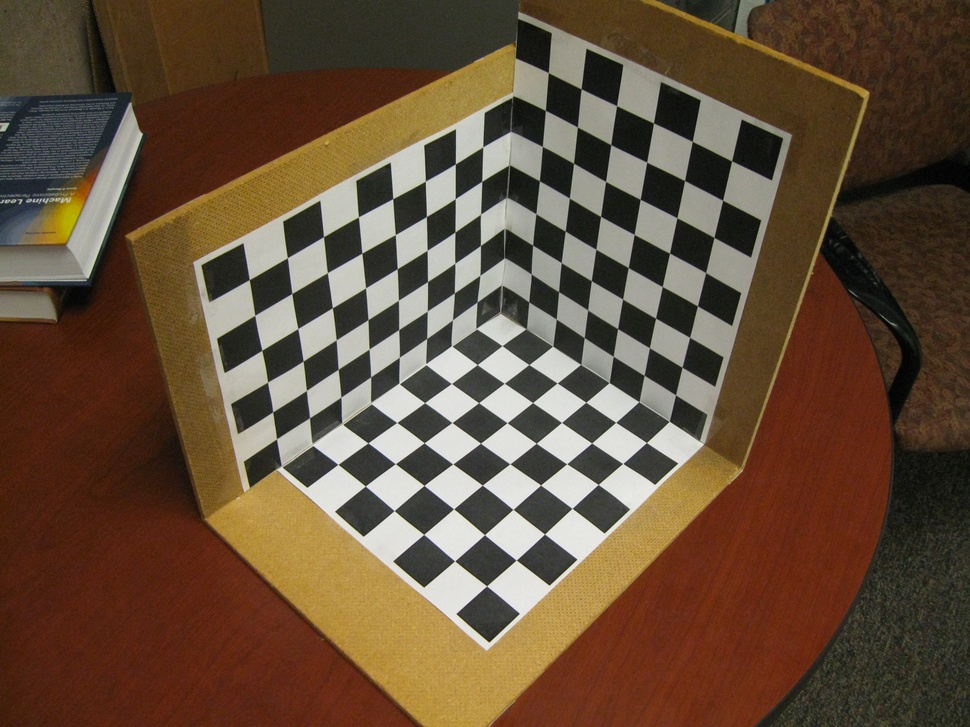
%> input picture research/calibration/left_calib.jpg, 970 x 727 px, shrunk from 1600 x 1200 before the run
$ octave calibrate_script.m   (GNU Octave 9; MATLAB toolbox functions it lacks are replaced by stand-ins)
%> lines starting %> are read from the running program, lines starting %| are printed output that depends on the picture; in (x1, y1, x2, y2) boxes, pixels count from 0 and x2, y2 are one past the last pixel; in counts of white or black regions, pixels touching at a corner belong together; the program's own positions count from 1
### research/calibration/calibrate.m
function [cam,Pcam,Pworld] = calibrate(imfile, left);
%> called with imfile = 'left_calib.jpg'
        % function [cam,Pcam,Pworld] = calibrate(imfile);
        %
        %  This function takes an image file name, loads in the image
        %  and uses it for camera calibration.  The user clicks
        %  on corner points of a grid (assumed to be a particular calibration
        %  object).  These  points along with their true coordinates are used to
        %  optimize the camera parameters with respect to the reprojection
        %  error.
        %
        %  Output:
        %     cam : a data structure describing the recovered camera
        %     Pcam : the 2D coordinates of points in the image
        %     Pworld : the 3D "ground truth" coordinates of the points in the image
        %
        I = im2double(rgb2gray(imread(imfile)));
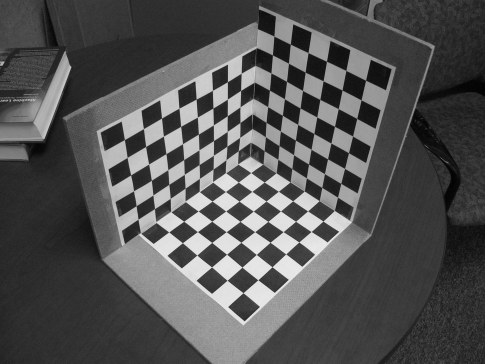
%> I: size 727x970 double (shown at 1/2 size); min 0, max 0.957, mean 0.324

        % get the grid corner points
        fprintf('click on the corners of each of the three faces\n');
        fprintf('always start at the origin point and go around in a circle\n');
        fprintf('XY plane  (9x8 squares) -> go along the 9 edge first  (CCW)\n');
        XY = mapgrid(I,9,8);
        fprintf('XZ plane  (10x8 squares) -> go along the 10 edge first (CW)\n');
        XZ = mapgrid(I,10,8);
        fprintf('YZ plane  (8x10 squares) -> go along the 8 edge first (CCW)\n');
        YZ = mapgrid(I,8,10);


        % true 3D cooridnates (in cm) of the grid corners. this is only correct
        % assuming points were clicked in the order specified above
        [yy,xx] = meshgrid( linspace(0,19.55,8), linspace(0,22.05,9));
        zz = zeros(size(yy(:)));
        XYworld = [xx(:) yy(:) zz(:)]';

        [zz,xx] = meshgrid(linspace(0,19.55,8),linspace(0,25.2,10));
        yy = zeros(size(xx(:)));
        XZworld = [xx(:) yy(:) zz(:)]';

        [zz,yy] = meshgrid(linspace(0,25.2,10),linspace(0,19.55,8));
        xx = zeros(size(yy(:)));
        YZworld = [xx(:) yy(:) zz(:)]';


        % put all the points from the calibration object into a single array
        % NOTE: the order here has to match up so that the nth point in Pcam
        % and the nth point in Pworld correspond.
        Pcam = [XY XZ YZ];
        Pworld = [XYworld XZworld YZworld];


        % assume the principal point is in the center of the image
        cy = size(I,1) / 2;
        cx = size(I,2) / 2;

        % initial guesses of other parameters.
        f = 1000;
        thx = 3*pi/2; thy = 3*pi/4; thz = 0; %no rotation
        tx = 100; ty = 100; tz = 100; %make sure camera is translated away from origin

        % initial parameter vector
        % order needs to match whatever you use
        % in your project_error function)
        paramsinit = [f; thx; thy; thz; tx; ty; tz];

        % setup the optimization routine
        opts = optimset('maxfunevals',100000,'maxiter',10000);  %set the max number of iterations

        % use an anonymous function to capture the fixed parameters: Pword,Pcam,cx and cy.
        %  The remaining parameters are optimized over
        params_opt = lsqnonlin( @(params) project_error(params,Pworld,Pcam,cx,cy),paramsinit,[],[],opts);

        % now unpack params_opt vector back into a cam struct.
        cam.f = params_opt(1);
        Rx = [1      0                       0;
              0      cos(params_opt(2))      -sin(params_opt(2));
              0      sin(params_opt(2))      cos(params_opt(2))];

        Ry = [cos(params_opt(3))            0       -sin(params_opt(3));
              0                             1       0;
              sin(params_opt(3))           0       cos(params_opt(3))];

        Rz = [cos(params_opt(4))            -sin(params_opt(4))     0;
              sin(params_opt(4))            cos(params_opt(4))      0;
              0                             0                       1];
        cam.R = Rx*Rz*Ry;
        cam.t = [params_opt(5); params_opt(6); params_opt(7)];
        cam.c = [cx; cy];


        if (1)
            % here is a nice visualization.... plot projected locations of the 3D
            %  points on top of the 2D image so we can visualize the reprojection error
            Pest = project(Pworld,cam);
            figure(3); clf;
            imagesc(I); axis image; colormap gray
            hold on;
            plot(Pcam(1,:),Pcam(2,:),'b.')
            plot(Pest(1,:),Pest(2,:),'r.')
            hold off;
            title('reprojections after optimization');
        end
end

### research/calibration/harris.m
% HARRIS - Harris corner detector
%
% Usage:                 cim = harris(im, sigma)
%                [cim, r, c] = harris(im, sigma, thresh, radius, disp)
%  [cim, r, c, rsubp, csubp] = harris(im, sigma, thresh, radius, disp)
%
% Arguments:
%            im     - image to be processed.
%            sigma  - standard deviation of smoothing Gaussian. Typical
%                     values to use might be 1-3.
%            thresh - threshold (optional). Try a value ~1000.
%            radius - radius of region considered in non-maximal
%                     suppression (optional). Typical values to use might
%                     be 1-3.
%            disp   - optional flag (0 or 1) indicating whether you want
%                     to display corners overlayed on the original
%                     image. This can be useful for parameter tuning. This
%                     defaults to 0
%
% Returns:
%            cim    - binary image marking corners.
%            r      - row coordinates of corner points.
%            c      - column coordinates of corner points.
%            rsubp  - If five return values are requested sub-pixel
%            csubp  - localization of feature points is attempted and
%                     returned as an additional set of floating point
%                     coords. Note that you may still want to use the integer
%                     valued coords to specify centres of correlation windows
%                     for feature matching.
%
% If thresh and radius are omitted from the argument list only 'cim' is returned
% as a raw corner strength image.  You may then want to look at the values
% within 'cim' to determine the appropriate threshold value to use. Note that
% the Harris corner strength varies with the intensity gradient raised to the
% 4th power.  Small changes in input image contrast result in huge changes in
% the appropriate threshold.

% References:
% C.G. Harris and M.J. Stephens. "A combined corner and edge detector",
% Proceedings Fourth Alvey Vision Conference, Manchester.
% pp 147-151, 1988.
%
% Alison Noble, "Descriptions of Image Surfaces", PhD thesis, Department
% of Engineering Science, Oxford University 1989, p45.

% Copyright (c) 2002-2005 Peter Kovesi
% School of Computer Science & Software Engineering
% The University of Western Australia
% http://www.csse.uwa.edu.au/
%
% Permission is hereby granted, free of charge, to any person obtaining a copy
% of this software and associated documentation files (the "Software"), to deal
% in the Software without restriction, subject to the following conditions:
%
% The above copyright notice and this permission notice shall be included in
% all copies or substantial portions of the Software.
%
% The Software is provided "as is", without warranty of any kind.

% March    2002 - original version
% December 2002 - updated comments
% August   2005 - changed so that code calls nonmaxsuppts

function [cim, r, c, rsubp, csubp] = harris(im, sigma, thresh, radius, disp)
%> called with sigma = 2, thresh = 0.03, radius = 3

    error(nargchk(2,5,nargin));
    if nargin == 4
      disp = 0;
    end

    if ~isa(im,'double')
      im = double(im);
    end

    subpixel = nargout == 5;

    dx = [-1 0 1; -1 0 1; -1 0 1];   % Derivative masks
    dy = dx';

    Ix = conv2(im, dx, 'same');      % Image derivatives
    Iy = conv2(im, dy, 'same');

    % Generate Gaussian filter of size 6*sigma (+/- 3sigma) and of
    % minimum size 1x1.
    g = fspecial('gaussian',max(1,fix(6*sigma)), sigma);

    Ix2 = conv2(Ix.^2, g, 'same'); % Smoothed squared image derivatives
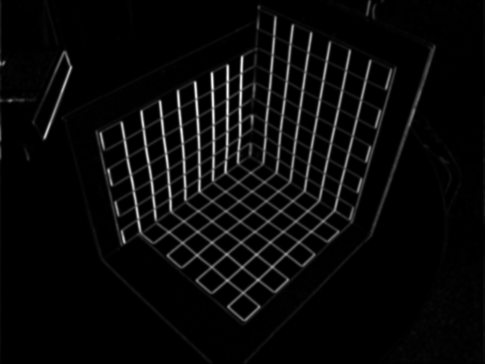
%> Ix2: size 727x970 double (shown at 1/2 size); min 2.88e-05, max 1.21, mean 0.0479; drawn with min black and max white
    Iy2 = conv2(Iy.^2, g, 'same');
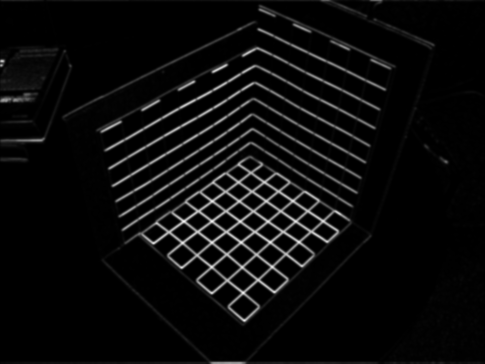
%> Iy2: size 727x970 double (shown at 1/2 size); min 4.49e-05, max 0.986, mean 0.045
    Ixy = conv2(Ix.*Iy, g, 'same');
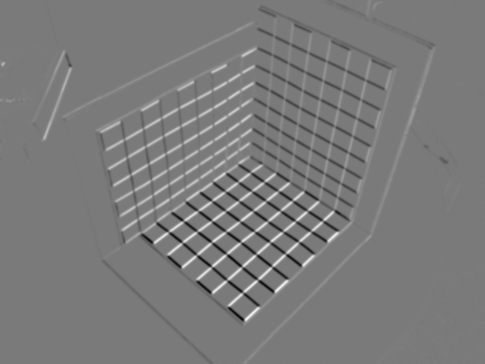
%> Ixy: size 727x970 double (shown at 1/2 size); min -0.588, max 0.634, mean 0.00332; drawn with min black and max white

    % Compute the Harris corner measure. Note that there are two measures
    % that can be calculated.  I prefer the first one below as given by
    % Nobel in her thesis (reference above).  The second one (commented out)
    % requires setting a parameter, it is commonly suggested that k=0.04 - I
    % find this a bit arbitrary and unsatisfactory.

    cim = (Ix2.*Iy2 - Ixy.^2)./(Ix2 + Iy2 + eps); % My preferred  measure.
    %    k = 0.04;
    %    cim = (Ix2.*Iy2 - Ixy.^2) - k*(Ix2 + Iy2).^2; % Original Harris measure.


    if nargin > 2   % We should perform nonmaximal suppression and threshold

    if disp  % Call nonmaxsuppts to so that image is displayed
	    if subpixel
        [r,c,rsubp,csubp] = nonmaxsuppts(cim, radius, thresh, im);
	    else
        [r,c] = nonmaxsuppts(cim, radius, thresh, im);
	    end
    else     % Just do the nonmaximal suppression
	    if subpixel
        [r,c,rsubp,csubp] = nonmaxsuppts(cim, radius, thresh);
	    else
        [r,c] = nonmaxsuppts(cim, radius, thresh);
	    end
   end
end


### research/calibration/nonmaxsuppts.m
% NONMAXSUPPTS - Non-maximal suppression for features/corners
%
% Non maxima suppression and thresholding for points generated by a feature
% or corner detector.
%
% Usage:   [r,c] = nonmaxsuppts(cim, radius, thresh, im)
%                                                    /
%                                                optional
%
%          [r,c, rsubp, csubp] = nonmaxsuppts(cim, radius, thresh, im)
%
% Arguments:
%            cim    - corner strength image.
%            radius - radius of region considered in non-maximal
%                     suppression. Typical values to use might
%                     be 1-3 pixels.
%            thresh - threshold.
%            im     - optional image data.  If this is supplied the
%                     thresholded corners are overlayed on this
%                     image. This can be useful for parameter tuning.
% Returns:
%            r      - row coordinates of corner points (integer valued).
%            c      - column coordinates of corner points.
%            rsubp  - If four return values are requested sub-pixel
%            csubp  - localization of feature points is attempted and
%                     returned as an additional set of floating point
%                     coords. Note that you may still want to use the integer
%                     valued coords to specify centres of correlation windows
%                     for feature matching.
%

% Copyright (c) 2003-2005 Peter Kovesi
% School of Computer Science & Software Engineering
% The University of Western Australia
% http://www.csse.uwa.edu.au/
%
% Permission is hereby granted, free of charge, to any person obtaining a copy
% of this software and associated documentation files (the "Software"), to deal
% in the Software without restriction, subject to the following conditions:
%
% The above copyright notice and this permission notice shall be included in all
% copies or substantial portions of the Software.
%
% The Software is provided "as is", without warranty of any kind.

% September 2003  Original version
% August    2005  Subpixel localization and Octave compatibility

function [r,c, rsubp, csubp] = nonmaxsuppts(cim, radius, thresh, im)
%> called with radius = 3, thresh = 0.03

    subPixel = nargout == 4;            % We want sub-pixel locations
    [rows,cols] = size(cim);

    % Extract local maxima by performing a grey scale morphological
    % dilation and then finding points in the corner strength image that
    % match the dilated image and are also greater than the threshold.

    sze = 2*radius+1;                   % Size of dilation mask.
    mx = ordfilt2(cim,sze^2,ones(sze)); % Grey-scale dilate.

    % Make mask to exclude points within radius of the image boundary.
    bordermask = zeros(size(cim));
    bordermask(radius+1:end-radius, radius+1:end-radius) = 1;
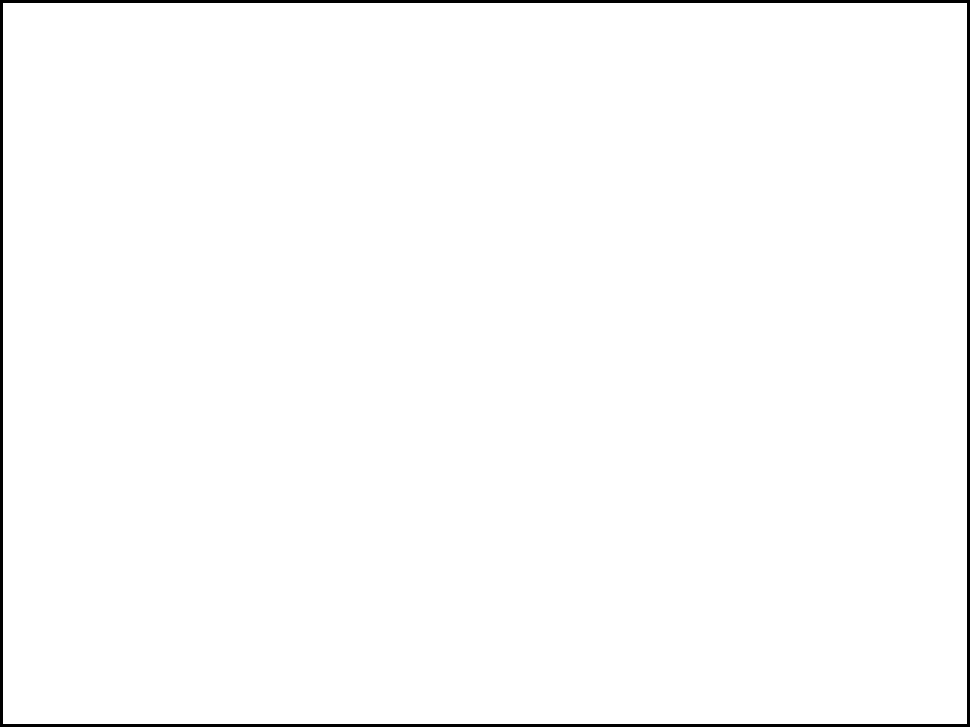
%> bordermask: size 727x970 double; values 0 (black) and 1 (white), 98.6% white; 1 black region, box (x1, y1, x2, y2) and area: (0, 0, 970, 727) 10146

    % Find maxima, threshold, and apply bordermask
    cimmx = (cim==mx) & (cim>thresh) & bordermask;
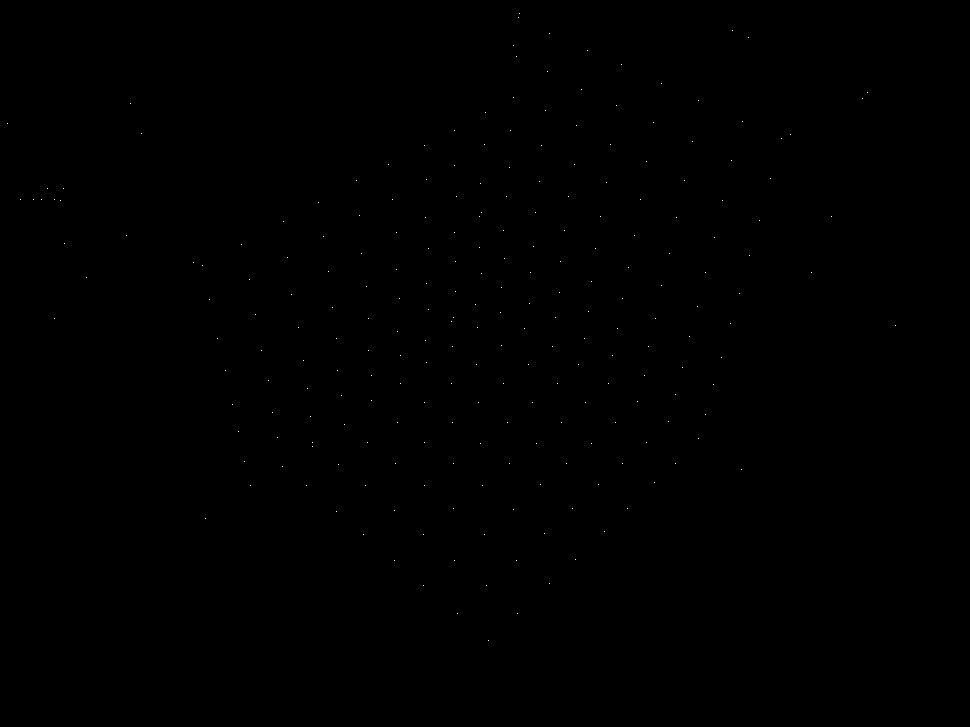
%> cimmx: size 727x970 logical; 0.03% white in thin lines or dots, all inside (x1, y1, x2, y2) = (7, 13, 896, 641)

    [r,c] = find(cimmx);                % Find row,col coords.
%> r = 238 values from 14 to 641; c = 238 values from 8 to 896


    if subPixel        % Compute local maxima to sub pixel accuracy
	if ~isempty(r) % ...if we have some ponts to work with

	ind = sub2ind(size(cim),r,c);   % 1D indices of feature points
	w = 1;         % Width that we look out on each side of the feature
                       % point to fit a local parabola

	% Indices of points above, below, left and right of feature point
	indrminus1 = max(ind-w,1);
	indrplus1  = min(ind+w,rows*cols);
	indcminus1 = max(ind-w*rows,1);
	indcplus1  = min(ind+w*rows,rows*cols);

	% Solve for quadratic down rows
	cy = cim(ind);
	ay = (cim(indrminus1) + cim(indrplus1))/2 - cy;
	by = ay + cy - cim(indrminus1);
	rowshift = -w*by./(2*ay);       % Maxima of quadradic

	% Solve for quadratic across columns
	cx = cim(ind);
	ax = (cim(indcminus1) + cim(indcplus1))/2 - cx;
	bx = ax + cx - cim(indcminus1);
	colshift = -w*bx./(2*ax);       % Maxima of quadradic

	rsubp = r+rowshift;  % Add subpixel corrections to original row
	csubp = c+colshift;  % and column coords.
	else
        rsubp = []; csubp = [];
	end
    end

    if nargin==4 & ~isempty(r)     % Overlay corners on supplied image.
	figure(1), imshow(im,[]), hold on
	if subPixel
	    plot(csubp,rsubp,'r+'), title('corners detected');
	else
	    plot(c,r,'r+'), title('corners detected');
	end
    end

### research/calibration/mapgrid.m

function xdetect = mapgrid(I,nx,ny)
        % function xdetect = mapgrid(I)
        %
        % this function takes an image containing a grid of corners
        % and with some user help, locates all the corners in the
        % grid and returns the grid corner image coordinates in a
        % canonical order.
        %
        % WARNING: This code assumes the grid of points is Nx x Ny and
        %  that the corner points are clicked starting with the long
        %  edge followed by the short edge.  There is lots of room
        %  for making this more robust to deal with other calibration
        %  grids.
        %

        figure(1);  clf;
        imagesc(I); axis image; colormap gray

        fprintf('finding corners in image\n');
        % use harris corner detector.
        % TODO: experiment with scale parameters to get more accurate
        % corner detection.
        [cim,y,x] = harris(I,2,0.03,3);
%> in harris, `[r,c] = nonmaxsuppts(cim, radius, thresh);`: r = 238 values, max 641 at index 119, min 14 at index 138, mean 310; c = 238 values from 8 to 896
%> y has the same summary as r in harris; x = 238 values from 8 to 896
        hold on;
        plot(x,y,'ro','MarkerSize',10,'LineWidth',3);
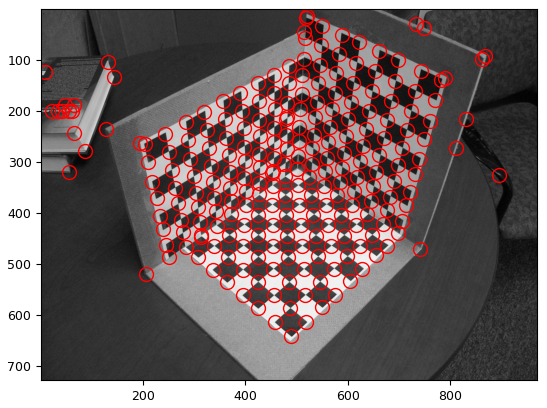
%> figure redrawn from the program's plot data

        % get 4 clicked points
        fprintf('click on 4 corner points (in standard order)\n');
%> the run ends on the next line
        [xp,yp] = ginput(4);

        % map them to the nearest 4 corners detected
        Xp = mapnearest([xp yp],[x y]);

        % now find a homography from the unit square
        % to the 4 corners
        xd = [0 1 1 0];
        yd = [0 0 1 1];
        H = homography(xd,yd,Xp(:,1),Xp(:,2));
        % use this homography to map a grid onto the image
        [yd,xd] = meshgrid(linspace(0,1,ny),linspace(0,1,nx));
        X = H*[xd(:) yd(:) ones(size(xd(:)))]';
        X(1,:) = X(1,:) ./ X(3,:);
        X(2,:) = X(2,:) ./ X(3,:);

        % now map the interpolated grid point locations to
        % the nearest actual detected corner
        xdetect = mapnearest(X(1:2,:)',[x y]);
        xdetect = xdetect';

        % display the final result
        figure(1); hold on;
        plot(xdetect(1,:),xdetect(2,:),'c.','MarkerSize',18);
        for i = 1:size(xdetect,2)
                h = text(xdetect(1,i)+5,xdetect(2,i)+5,num2str(i));
                set(h,'Color','r')
                set(h,'FontSize',15);
        end
        drawnow;
end

### research/calibration/calibrate_script.m
%
% simple script to test calibration for a stereo pair of images
%


%
% do calibration for the two cameras
%
[camL,xL,Xtrue] = calibrate('left_calib.jpg');
